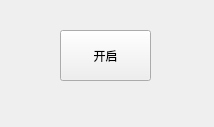
<?xml version="1.0" encoding="UTF-8"?>
<ui version="4.0">
 <class>MainWidgetClass</class>
 <widget class="QWidget" name="MainWidgetClass">
  <property name="geometry">
   <rect>
    <x>0</x>
    <y>0</y>
    <width>214</width>
    <height>127</height>
   </rect>
  </property>
  <property name="windowTitle">
   <string>MainWidget</string>
  </property>
  <widget class="QPushButton" name="Btn_start">
   <property name="geometry">
    <rect>
     <x>60</x>
     <y>30</y>
     <width>91</width>
     <height>51</height>
    </rect>
   </property>
   <property name="text">
    <string>开启</string>
   </property>
  </widget>
 </widget>
 <layoutdefault spacing="6" margin="11"/>
 <resources>
  <include location="MainWidget.qrc"/>
 </resources>
 <connections/>
</ui>
